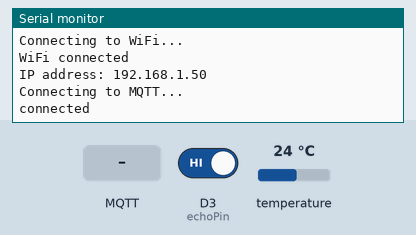
Bench run of a sketch on a simulated ESP8266 (Wemos D1 mini). Shown: the last lines printed to the serial monitor. Inputs (shaded band) come from the test bench; at power-on: D3 (echoPin) HIGH, temperature 24 °C. WiFi joins after 1.5 s; servers stay silent unless stated; no MQTT or app messages arrive unless stated.

Above: at 2.7 s.
2.8 s: MQTT message "esp8266" arrives on the first subscribed topic
At 4.7 s:
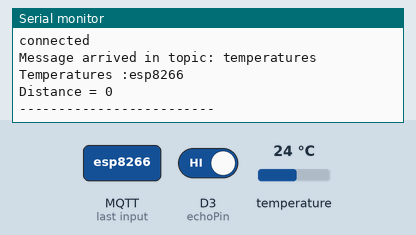
5.9 s: MQTT message "1" arrives on the first subscribed topic
At 8.2 s:
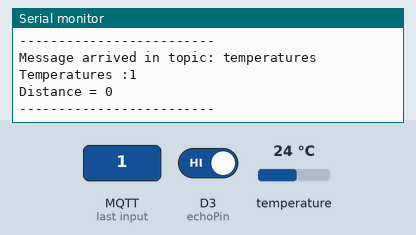
8.8 s: MQTT message "on" arrives on the first subscribed topic
At 11.3 s:
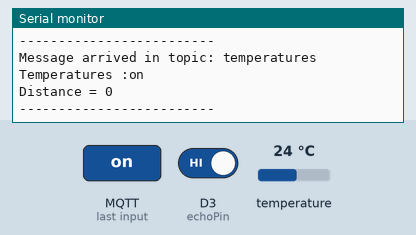
11.6 s: MQTT message "off" arrives on the first subscribed topic
At 13.9 s:
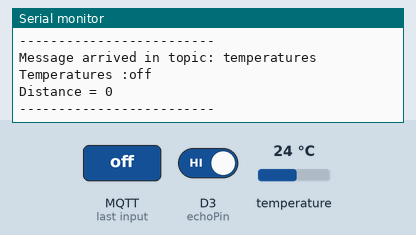

The sketch:

wemos1.ino
```cpp
#include <OneWire.h>
#include <DallasTemperature.h>
#include <ESP8266WiFi.h> // Enables the ESP8266 to connect to the local network (via WiFi)
#include <PubSubClient.h> // Allows us to connect to, and publish to the MQTT broker

#define trigPin D2
#define echoPin D3
#define tempPin D8

// WiFi
// Make sure to update this for your own WiFi network!
const char* ssid = "TIDAK ADA";
const char* wifi_password = "sopkonropanastidakgratis";

// MQTT
// Make sure to update this for your own MQTT Broker!
const char* mqttServer = "192.168.1.15";
const int mqttPort = 1883;
const char* mqttTopicTemp = "temperatures";
const char* mqttTopicDistance = "distance";
const char* mqttUsername = "icad";
const char* mqttPassword = "ashari";
// The client id identifies the ESP8266 device. Think of it a bit like a hostname (Or just a name, like Greg).
const char* clientID = "WeMosD1R1";

// Initialise the WiFi and MQTT Client objects
WiFiClient espClient;
PubSubClient client(espClient);

// Setup a oneWire instance to communicate with any OneWire devices
OneWire oneWire(tempPin);

// Pass our oneWire reference to Dallas Temperature sensor
DallasTemperature tempSensors(&oneWire);

// Define variables :
long duration;
int distance;
long temperatures;

void setup() {

   // Define inputs and outputs
  pinMode(trigPin, OUTPUT);
  pinMode(echoPin, INPUT);

  // Begin Serial on 115200
  // Remember to choose the correct Baudrate on the Serial monitor!
  // This is just for debugging purposes
  Serial.begin(115200);

  Serial.print("Connecting to ");
  Serial.println(ssid);

  // Connect to the WiFi
  WiFi.begin(ssid, wifi_password);

  // Wait until the connection has been confirmed before continuing
  while (WiFi.status() != WL_CONNECTED) {
    delay(500);
    Serial.println("Connecting to WiFi...");
  }

  // Debugging - Output the IP Address of the ESP8266
  Serial.println("WiFi connected");
  Serial.print("IP address: ");
  Serial.println(WiFi.localIP());

  client.setServer(mqttServer, mqttPort);
  client.setCallback(callback);

   while (!client.connected()) {
    Serial.println("Connecting to MQTT...");

    if (client.connect("ESP8266Client", mqttUsername, mqttPassword )) {
      Serial.println("connected");
    } else {
      Serial.print("failed with state ");
      Serial.print(client.state());
      delay(2000);
    }
  }
   // Start up the library
  tempSensors.begin();
}

void loop() {
     getTemperaturesAndDistances();
//   client.publish("esp8266", "Hello Raspberry Pi");
//   client.subscribe("esp8266");
     client.publish("temperatures", String(temperatures).c_str());
     client.subscribe("temperatures");
//   client.publish("distance",distance);
//   client.subscribe("esp8266");
     delay(500);
     client.loop();
}

void callback(char* topic, byte* payload, unsigned int length) {
  Serial.print("Message arrived in topic: ");
  Serial.println(topic);
  Serial.print("Temperatures :");
  for (int i = 0; i < length; i++) {
    Serial.print((char)payload[i]);
  }
  Serial.println();
  Serial.print("Distance = ");
  Serial.println(distance);
  Serial.println("-------------------------");
}

void getTemperaturesAndDistances(){
  // Call sensors.requestTemperatures() to issue a global temperature and Requests to all devices on the bus
  tempSensors.requestTemperatures();

  // Clear the trigPin by setting it LOW:
  digitalWrite(trigPin, LOW);

  delayMicroseconds(5);
 // Trigger the sensor by setting the trigPin high for 100 microseconds:
  digitalWrite(trigPin, HIGH);
  delay(500);
  digitalWrite(trigPin, LOW);

  // Read the echoPin. pulseIn() returns the duration (length of the pulse) in microseconds:
  duration = pulseIn(echoPin, HIGH);

  // Calculate the distance:
  distance = duration*0.034/2;

//  Print the distance on the Serial Monitor (Ctrl+Shift+M):
//  Serial.print("Distance = ");
//  Serial.print(distance);
//  Serial.println(" cm");
//  Serial.print("Celsius temperature: ");
//  Why "byIndex"? You can have more than one IC on the same bus. 0 refers to the first IC on the wire //TODO: LEARN ABOUT THIS
//  Serial.println(tempSensors.getTempCByIndex(0));
  temperatures = tempSensors.getTempCByIndex(0);
  delay(100);
}
```

Measured:
- after the input at 2.8 s, the serial monitor: prints a new line after 1.6 s (image 1)
- after the input at 5.9 s, the serial monitor: prints a new line after 1.4 s (image 2)
- after the input at 8.8 s, the serial monitor: prints a new line after 1.4 s (image 3)
- after the input at 11.6 s, the serial monitor: prints a new line after 1.4 s (image 4)
